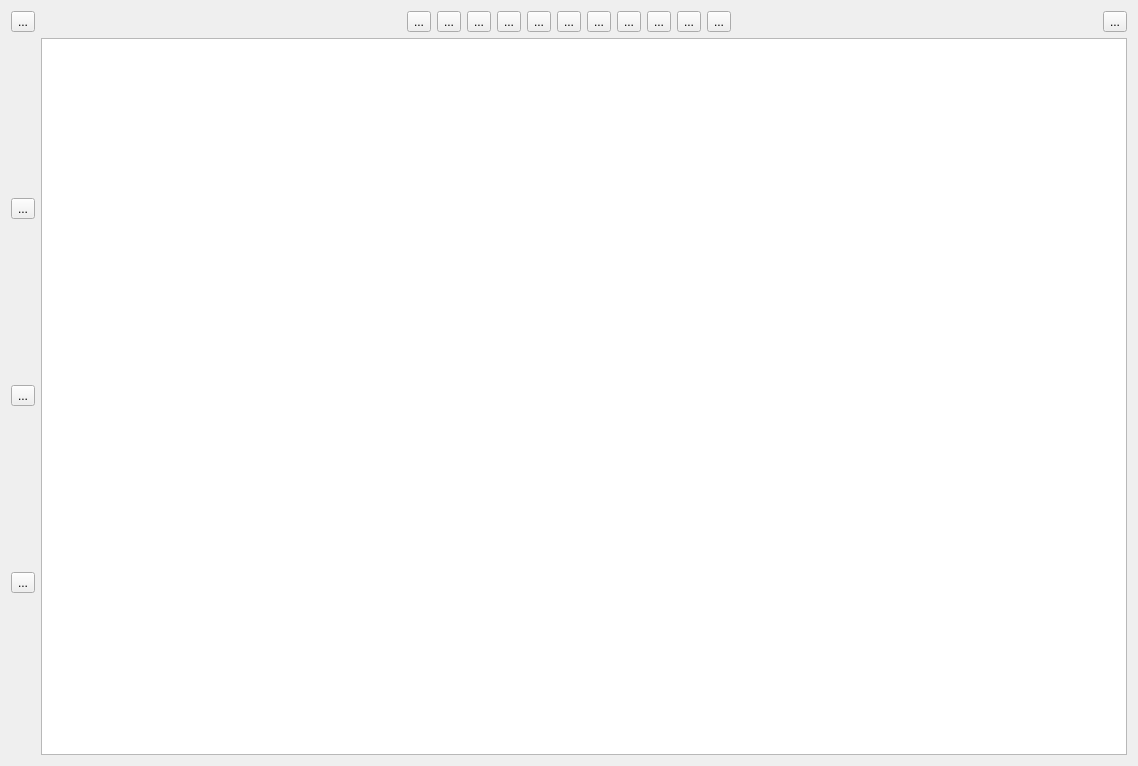
<?xml version="1.0" encoding="UTF-8"?>
<ui version="4.0">
 <class>DrawWidget</class>
 <widget class="QWidget" name="DrawWidget">
  <property name="geometry">
   <rect>
    <x>0</x>
    <y>0</y>
    <width>1138</width>
    <height>766</height>
   </rect>
  </property>
  <property name="windowTitle">
   <string>Form</string>
  </property>
  <layout class="QGridLayout" name="gridLayout">
   <item row="0" column="0">
    <widget class="QToolButton" name="homepagebtn">
     <property name="toolTip">
      <string>&lt;html&gt;&lt;head/&gt;&lt;body&gt;&lt;p&gt;主页&lt;/p&gt;&lt;/body&gt;&lt;/html&gt;</string>
     </property>
     <property name="text">
      <string>...</string>
     </property>
     <property name="icon">
      <iconset resource="res.qrc">
       <normaloff>:/images/image/home.png</normaloff>:/images/image/home.png</iconset>
     </property>
     <property name="iconSize">
      <size>
       <width>50</width>
       <height>50</height>
      </size>
     </property>
    </widget>
   </item>
   <item row="0" column="1">
    <spacer name="horizontalSpacer_2">
     <property name="orientation">
      <enum>Qt::Horizontal</enum>
     </property>
     <property name="sizeHint" stdset="0">
      <size>
       <width>168</width>
       <height>20</height>
      </size>
     </property>
    </spacer>
   </item>
   <item row="0" column="2">
    <layout class="QHBoxLayout" name="horizontalLayout">
     <item>
      <widget class="QToolButton" name="linebtn">
       <property name="toolTip">
        <string>&lt;html&gt;&lt;head/&gt;&lt;body&gt;&lt;p&gt;直线&lt;/p&gt;&lt;/body&gt;&lt;/html&gt;</string>
       </property>
       <property name="text">
        <string>...</string>
       </property>
       <property name="icon">
        <iconset resource="res.qrc">
         <normaloff>:/images/image/line.png</normaloff>:/images/image/line.png</iconset>
       </property>
       <property name="iconSize">
        <size>
         <width>50</width>
         <height>50</height>
        </size>
       </property>
      </widget>
     </item>
     <item>
      <widget class="QToolButton" name="textbtn">
       <property name="toolTip">
        <string>&lt;html&gt;&lt;head/&gt;&lt;body&gt;&lt;p&gt;文本&lt;/p&gt;&lt;/body&gt;&lt;/html&gt;</string>
       </property>
       <property name="text">
        <string>...</string>
       </property>
       <property name="icon">
        <iconset resource="res.qrc">
         <normaloff>:/images/image/text.png</normaloff>:/images/image/text.png</iconset>
       </property>
       <property name="iconSize">
        <size>
         <width>50</width>
         <height>50</height>
        </size>
       </property>
      </widget>
     </item>
     <item>
      <widget class="QToolButton" name="square">
       <property name="toolTip">
        <string>&lt;html&gt;&lt;head/&gt;&lt;body&gt;&lt;p&gt;正方形&lt;/p&gt;&lt;/body&gt;&lt;/html&gt;</string>
       </property>
       <property name="text">
        <string>...</string>
       </property>
       <property name="icon">
        <iconset resource="res.qrc">
         <normaloff>:/images/image/square.png</normaloff>:/images/image/square.png</iconset>
       </property>
       <property name="iconSize">
        <size>
         <width>50</width>
         <height>50</height>
        </size>
       </property>
      </widget>
     </item>
     <item>
      <widget class="QToolButton" name="circlebtn">
       <property name="toolTip">
        <string>&lt;html&gt;&lt;head/&gt;&lt;body&gt;&lt;p&gt;圆形&lt;/p&gt;&lt;/body&gt;&lt;/html&gt;</string>
       </property>
       <property name="text">
        <string>...</string>
       </property>
       <property name="icon">
        <iconset resource="res.qrc">
         <normaloff>:/images/image/circle.png</normaloff>:/images/image/circle.png</iconset>
       </property>
       <property name="iconSize">
        <size>
         <width>50</width>
         <height>50</height>
        </size>
       </property>
      </widget>
     </item>
     <item>
      <widget class="QToolButton" name="ovalbtn">
       <property name="toolTip">
        <string>&lt;html&gt;&lt;head/&gt;&lt;body&gt;&lt;p&gt;椭圆&lt;/p&gt;&lt;/body&gt;&lt;/html&gt;</string>
       </property>
       <property name="text">
        <string>...</string>
       </property>
       <property name="icon">
        <iconset resource="res.qrc">
         <normaloff>:/images/image/oval.png</normaloff>:/images/image/oval.png</iconset>
       </property>
       <property name="iconSize">
        <size>
         <width>50</width>
         <height>50</height>
        </size>
       </property>
      </widget>
     </item>
     <item>
      <widget class="QToolButton" name="para">
       <property name="toolTip">
        <string>&lt;html&gt;&lt;head/&gt;&lt;body&gt;&lt;p&gt;平行四边形&lt;/p&gt;&lt;/body&gt;&lt;/html&gt;</string>
       </property>
       <property name="text">
        <string>...</string>
       </property>
       <property name="icon">
        <iconset resource="res.qrc">
         <normaloff>:/images/image/para.png</normaloff>:/images/image/para.png</iconset>
       </property>
       <property name="iconSize">
        <size>
         <width>50</width>
         <height>50</height>
        </size>
       </property>
      </widget>
     </item>
     <item>
      <widget class="QToolButton" name="trapbtn">
       <property name="toolTip">
        <string>&lt;html&gt;&lt;head/&gt;&lt;body&gt;&lt;p&gt;梯形&lt;/p&gt;&lt;/body&gt;&lt;/html&gt;</string>
       </property>
       <property name="text">
        <string>...</string>
       </property>
       <property name="icon">
        <iconset resource="res.qrc">
         <normaloff>:/images/image/trap.png</normaloff>:/images/image/trap.png</iconset>
       </property>
       <property name="iconSize">
        <size>
         <width>50</width>
         <height>50</height>
        </size>
       </property>
      </widget>
     </item>
     <item>
      <widget class="QToolButton" name="rectbtn">
       <property name="toolTip">
        <string>&lt;html&gt;&lt;head/&gt;&lt;body&gt;&lt;p&gt;长方形&lt;/p&gt;&lt;/body&gt;&lt;/html&gt;</string>
       </property>
       <property name="text">
        <string>...</string>
       </property>
       <property name="icon">
        <iconset resource="res.qrc">
         <normaloff>:/images/image/rect.png</normaloff>:/images/image/rect.png</iconset>
       </property>
       <property name="iconSize">
        <size>
         <width>50</width>
         <height>50</height>
        </size>
       </property>
      </widget>
     </item>
     <item>
      <widget class="QToolButton" name="trianglebtn">
       <property name="toolTip">
        <string>&lt;html&gt;&lt;head/&gt;&lt;body&gt;&lt;p&gt;三角形&lt;/p&gt;&lt;/body&gt;&lt;/html&gt;</string>
       </property>
       <property name="text">
        <string>...</string>
       </property>
       <property name="icon">
        <iconset resource="res.qrc">
         <normaloff>:/images/image/triangle.png</normaloff>:/images/image/triangle.png</iconset>
       </property>
       <property name="iconSize">
        <size>
         <width>50</width>
         <height>50</height>
        </size>
       </property>
      </widget>
     </item>
     <item>
      <widget class="QToolButton" name="piebtn">
       <property name="toolTip">
        <string>&lt;html&gt;&lt;head/&gt;&lt;body&gt;&lt;p&gt;扇形&lt;/p&gt;&lt;/body&gt;&lt;/html&gt;</string>
       </property>
       <property name="text">
        <string>...</string>
       </property>
       <property name="icon">
        <iconset resource="res.qrc">
         <normaloff>:/images/image/pie.png</normaloff>:/images/image/pie.png</iconset>
       </property>
       <property name="iconSize">
        <size>
         <width>50</width>
         <height>50</height>
        </size>
       </property>
      </widget>
     </item>
     <item>
      <widget class="QToolButton" name="starbtn">
       <property name="toolTip">
        <string>&lt;html&gt;&lt;head/&gt;&lt;body&gt;&lt;p&gt;五角星&lt;/p&gt;&lt;/body&gt;&lt;/html&gt;</string>
       </property>
       <property name="text">
        <string>...</string>
       </property>
       <property name="icon">
        <iconset resource="res.qrc">
         <normaloff>:/images/image/star.png</normaloff>:/images/image/star.png</iconset>
       </property>
       <property name="iconSize">
        <size>
         <width>50</width>
         <height>50</height>
        </size>
       </property>
      </widget>
     </item>
    </layout>
   </item>
   <item row="0" column="3">
    <spacer name="horizontalSpacer">
     <property name="orientation">
      <enum>Qt::Horizontal</enum>
     </property>
     <property name="sizeHint" stdset="0">
      <size>
       <width>168</width>
       <height>20</height>
      </size>
     </property>
    </spacer>
   </item>
   <item row="0" column="4">
    <layout class="QHBoxLayout" name="horizontalLayout_2">
     <item>
      <widget class="QToolButton" name="toolButton_2">
       <property name="toolTip">
        <string>&lt;html&gt;&lt;head/&gt;&lt;body&gt;&lt;p&gt;&lt;span style=&quot; font-family:'宋体'; font-size:12pt;&quot;&gt;①点击左上角主界面按钮可返回主界面，点击上方一栏各个按钮会在下方的画布中生成对应的图形。&lt;/span&gt;&lt;/p&gt;&lt;p&gt;&lt;span style=&quot; font-family:'宋体'; font-size:12pt;&quot;&gt;②双击生成的图形可更改其颜色。“Pick Screen Color”可进行屏幕取色。双击生成的文本可更改字体大小、增加下划线等。&lt;/span&gt;&lt;/p&gt;&lt;p&gt;&lt;span style=&quot; font-family:'宋体'; font-size:12pt;&quot;&gt;③鼠标可直接拖拽图形，选中特定图形后，敲击“&lt;/span&gt;&lt;span style=&quot; font-size:12pt;&quot;&gt;+&lt;/span&gt;&lt;span style=&quot; font-family:'宋体'; font-size:12pt;&quot;&gt;”“&lt;/span&gt;&lt;span style=&quot; font-size:12pt;&quot;&gt;-&lt;/span&gt;&lt;span style=&quot; font-family:'宋体'; font-size:12pt;&quot;&gt;”键调整图形的大小，敲击“空格”键旋转图形，方向键移动图形的位置，点击左侧清除按钮删除该图形，或敲击“&lt;/span&gt;&lt;span style=&quot; font-size:12pt;&quot;&gt;Delete&lt;/span&gt;&lt;span style=&quot; font-family:'宋体'; font-size:12pt;&quot;&gt;”键删除该图形。&lt;/span&gt;&lt;/p&gt;&lt;p&gt;&lt;span style=&quot; font-family:'宋体'; font-size:12pt;&quot;&gt;④点击左侧画笔切换模式，使用鼠标直接绘制图形，通过键盘“&lt;/span&gt;&lt;span style=&quot; font-size:12pt;&quot;&gt;1&lt;/span&gt;&lt;span style=&quot; font-family:'宋体'; font-size:12pt;&quot;&gt;、&lt;/span&gt;&lt;span style=&quot; font-size:12pt;&quot;&gt;2&lt;/span&gt;&lt;span style=&quot; font-family:'宋体'; font-size:12pt;&quot;&gt;、&lt;/span&gt;&lt;span style=&quot; font-size:12pt;&quot;&gt;3&lt;/span&gt;&lt;span style=&quot; font-family:'宋体'; font-size:12pt;&quot;&gt;、&lt;/span&gt;&lt;span style=&quot; font-size:12pt;&quot;&gt;4&lt;/span&gt;&lt;span style=&quot; font-family:'宋体'; font-size:12pt;&quot;&gt;”切换绘制直线、矩形、圆、椭圆，通过键盘“&lt;/span&gt;&lt;span style=&quot; font-size:12pt;&quot;&gt;Delete&lt;/span&gt;&lt;span style=&quot; font-family:'宋体'; font-size:12pt;&quot;&gt;”键删除图形。&lt;/span&gt;&lt;/p&gt;&lt;p&gt;&lt;span style=&quot; font-family:'宋体'; font-size:12pt;&quot;&gt;⑤点击左侧图形选项按钮切换回原模式。（要最大化一下窗口才能刷新页面哦，还未找到bug原因😖）&lt;/span&gt;&lt;/p&gt;&lt;/body&gt;&lt;/html&gt;</string>
       </property>
       <property name="text">
        <string>...</string>
       </property>
       <property name="icon">
        <iconset resource="res.qrc">
         <normaloff>:/images/image/help.png</normaloff>:/images/image/help.png</iconset>
       </property>
       <property name="iconSize">
        <size>
         <width>50</width>
         <height>50</height>
        </size>
       </property>
      </widget>
     </item>
    </layout>
   </item>
   <item row="1" column="0">
    <layout class="QVBoxLayout" name="verticalLayout">
     <item>
      <widget class="QToolButton" name="toolButton">
       <property name="toolTip">
        <string>&lt;html&gt;&lt;head/&gt;&lt;body&gt;&lt;p&gt;图形选项&lt;/p&gt;&lt;/body&gt;&lt;/html&gt;</string>
       </property>
       <property name="text">
        <string>...</string>
       </property>
       <property name="icon">
        <iconset resource="res.qrc">
         <normaloff>:/images/image/shape.png</normaloff>:/images/image/shape.png</iconset>
       </property>
       <property name="iconSize">
        <size>
         <width>60</width>
         <height>60</height>
        </size>
       </property>
      </widget>
     </item>
     <item>
      <widget class="QToolButton" name="drawbtn">
       <property name="toolTip">
        <string>&lt;html&gt;&lt;head/&gt;&lt;body&gt;&lt;p&gt;自由绘制&lt;/p&gt;&lt;/body&gt;&lt;/html&gt;</string>
       </property>
       <property name="text">
        <string>...</string>
       </property>
       <property name="icon">
        <iconset resource="res.qrc">
         <normaloff>:/images/image/pencolor.png</normaloff>:/images/image/pencolor.png</iconset>
       </property>
       <property name="iconSize">
        <size>
         <width>60</width>
         <height>60</height>
        </size>
       </property>
      </widget>
     </item>
     <item>
      <widget class="QToolButton" name="clearbtn">
       <property name="toolTip">
        <string>&lt;html&gt;&lt;head/&gt;&lt;body&gt;&lt;p&gt;清除&lt;/p&gt;&lt;/body&gt;&lt;/html&gt;</string>
       </property>
       <property name="text">
        <string>...</string>
       </property>
       <property name="icon">
        <iconset resource="res.qrc">
         <normaloff>:/images/image/clear.png</normaloff>:/images/image/clear.png</iconset>
       </property>
       <property name="iconSize">
        <size>
         <width>60</width>
         <height>60</height>
        </size>
       </property>
      </widget>
     </item>
    </layout>
   </item>
   <item row="1" column="1" colspan="4">
    <widget class="QWGraphicsView" name="graphicsView"/>
   </item>
  </layout>
 </widget>
 <customwidgets>
  <customwidget>
   <class>QWGraphicsView</class>
   <extends>QGraphicsView</extends>
   <header location="global">qwgraphicsview.h</header>
  </customwidget>
 </customwidgets>
 <resources>
  <include location="res.qrc"/>
 </resources>
 <connections/>
</ui>
